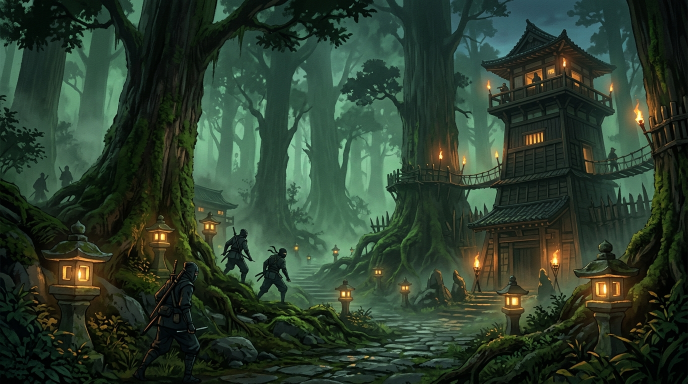
#> input picture src/assets/images/shinobi_campaign_forest_backdrop_1791702689788.jpg, 1376 x 768 px (shown at 1/2 size)
$ python seg.py ../../../../src/assets/images/shinobi_campaign_forest_backdrop_1791702689788.jpg out.png
#> lines starting #> are read from the running program, lines starting #| are printed output that depends on the picture; after the words box and inside, x2 and y2 are one past the last pixel; in counts of white or black regions, pixels touching at a corner belong together
### scratchpad/icons-8-11/phase/py/lab.py
import numpy as np


def srgb_to_lin(c):
    c = c / 255.0
    return np.where(c <= 0.04045, c / 12.92, ((c + 0.055) / 1.055) ** 2.4)


def oklab(a):
    """a: (..., 3) sRGB 0..255 -> (..., 3) OKLab."""
    l = srgb_to_lin(np.asarray(a, dtype=float))
    R, G, B = l[..., 0], l[..., 1], l[..., 2]
    L_ = np.cbrt(0.4122214708 * R + 0.5363325363 * G + 0.0514459929 * B)
    M_ = np.cbrt(0.2119034982 * R + 0.6806995451 * G + 0.1073969566 * B)
    S_ = np.cbrt(0.0883024619 * R + 0.2817188376 * G + 0.6299787005 * B)
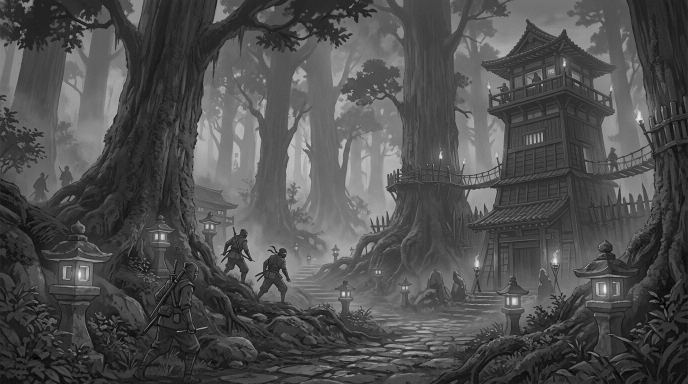
#> S_: shape (768, 1376) float64 (shown at 1/2 size); min 0, max 0.96, mean 0.312
    return np.stack([
        0.2104542553 * L_ + 0.793617785 * M_ - 0.0040720468 * S_,
        1.9779984951 * L_ - 2.428592205 * M_ + 0.4505937099 * S_,
        0.0259040371 * L_ + 0.7827717662 * M_ - 0.808675766 * S_,
    ], -1)
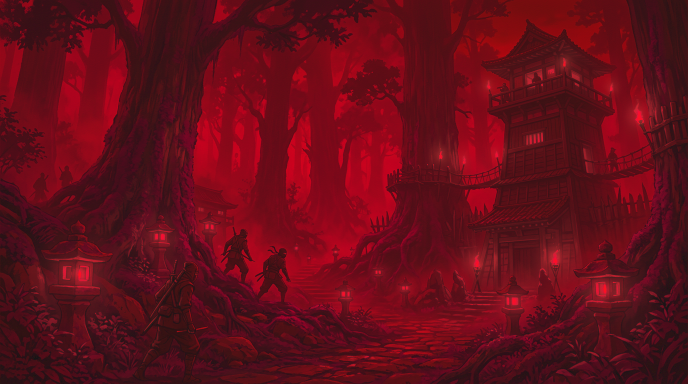
#> returned value: shape (768, 1376, 3) float64 (shown at 1/2 size); mean of channels 0, 1, 2 0.335, -0.0292, 0.02; drawn with min black and max white

### scratchpad/icons-8-11/phase/py/seg.py
"""seg.py <in.png> <out-prefix>: candidate ninja masks by colour, shown over the window (x6)."""
import sys
import os
sys.path.insert(0, os.path.dirname(os.path.abspath(__file__)))
import numpy as np
from PIL import Image
from lab import oklab
a = np.asarray(Image.open(sys.argv[1]).convert('RGB')).astype(float)
lab = oklab(a)
L = lab[..., 0]
C = np.hypot(lab[..., 1], lab[..., 2])
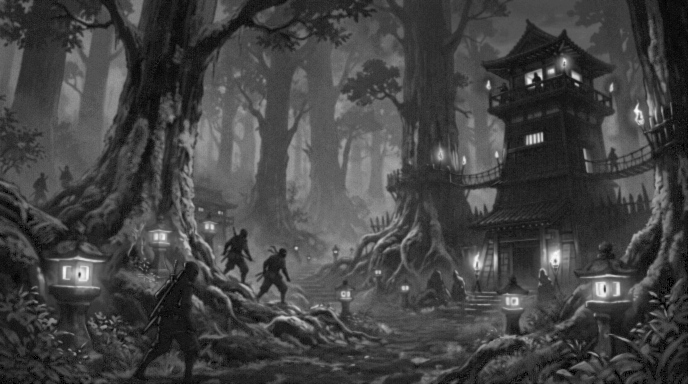
#> C: shape (768, 1376) float64 (shown at 1/2 size); min 0, max 0.152, mean 0.0402; drawn with min black and max white
H = (np.degrees(np.arctan2(lab[..., 2], lab[..., 1])) + 360) % 360
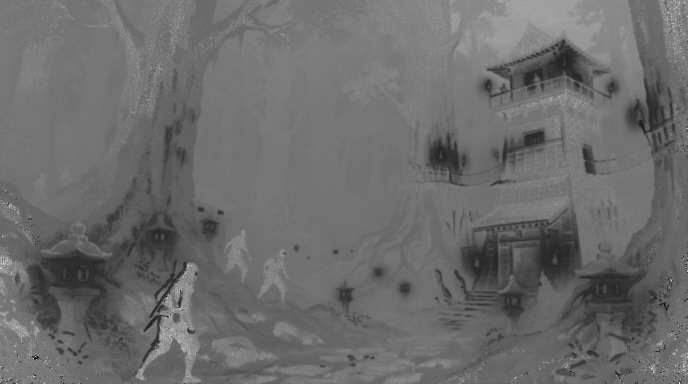
#> H: shape (768, 1376) float64 (shown at 1/2 size); min 0, max 345.7, mean 146.6; drawn with min black and max white
solid = (L < 0.5) & (C < 0.1)
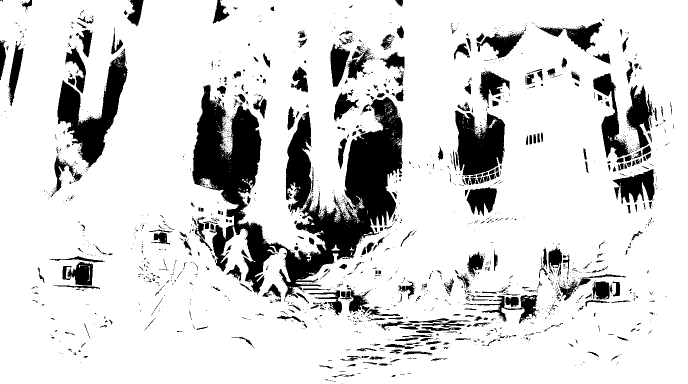
#> solid: shape (768, 1376) bool (shown at 1/2 size); 84.4% white; 2026 black regions (1689 under 20 px), largest, box (x1, y1, x2, y2) and area: (385, 169, 806, 603) 66880, (115, 97, 255, 336) 11918, (910, 221, 1010, 351) 9250
smear = ~solid & (L < 0.72) & (C < 0.085)
#> smear: shape (768, 1376) bool; 13.4% white; 2440 white regions (2158 under 20 px), largest, box (x1, y1, x2, y2) and area: (385, 169, 806, 603) 57258, (115, 97, 255, 336) 11386, (910, 221, 1010, 351) 8931
skin = (H > 20) & (H < 90) & (C > 0.03)
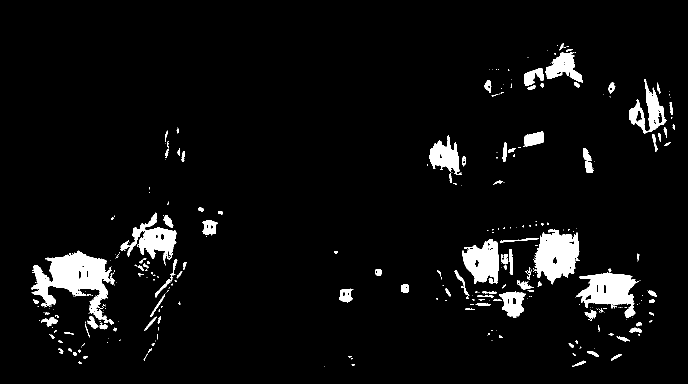
#> skin: shape (768, 1376) bool (shown at 1/2 size); 5.1% white; 337 white regions (215 under 20 px), largest, box (x1, y1, x2, y2) and area: (62, 501, 230, 649) 10313, (1066, 459, 1159, 569) 6590, (1153, 545, 1278, 636) 5779
o = a.copy()
o[solid] = o[solid] * 0.4 + np.array([255, 0, 200]) * 0.6
o[smear] = o[smear] * 0.4 + np.array([255, 220, 0]) * 0.6
o[skin] = o[skin] * 0.4 + np.array([0, 255, 0]) * 0.6
Image.fromarray(o.astype(np.uint8)).resize((a.shape[1] * 6, a.shape[0] * 6), Image.NEAREST).save(sys.argv[2] + '-seg.png')
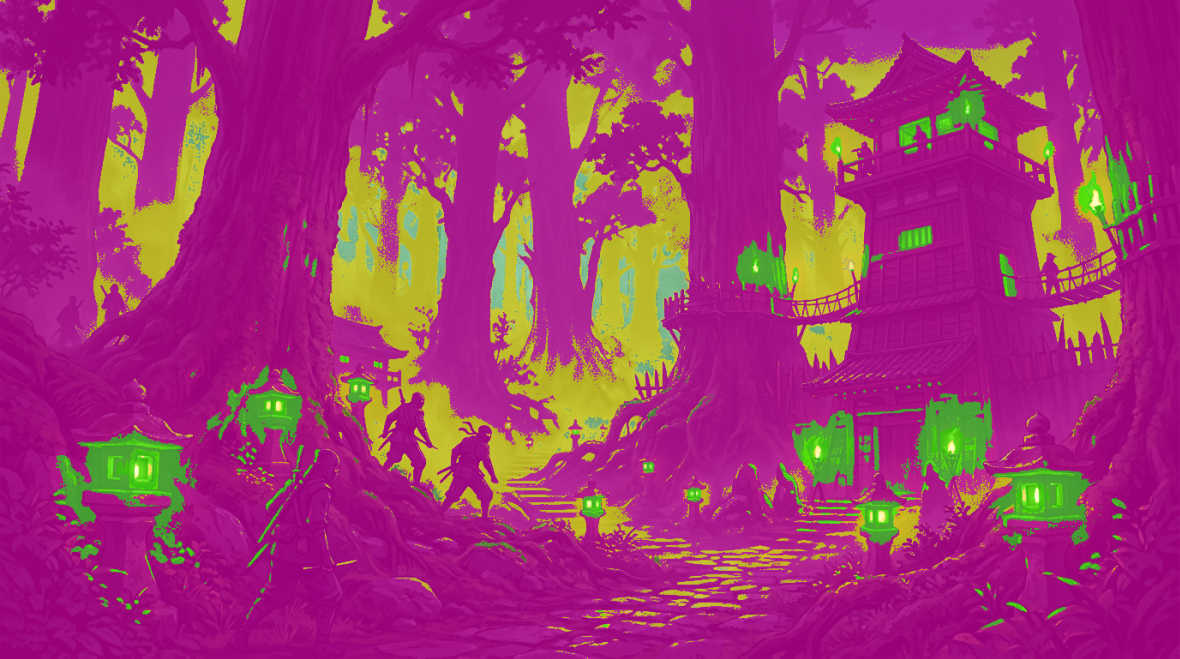
#> saved as out.png-seg.png: PIL image 8256x4608 RGB (shown at 1/7 size); mean R, G, B 163.2, 50.2, 116.9
print('solid', solid.sum(), 'smear', smear.sum(), 'skin', skin.sum())
#| solid 891891 smear 142108 skin 53854

$ run again, on src/assets/images/shinobi_titanic_beast_backdrop_1791702699652.jpg
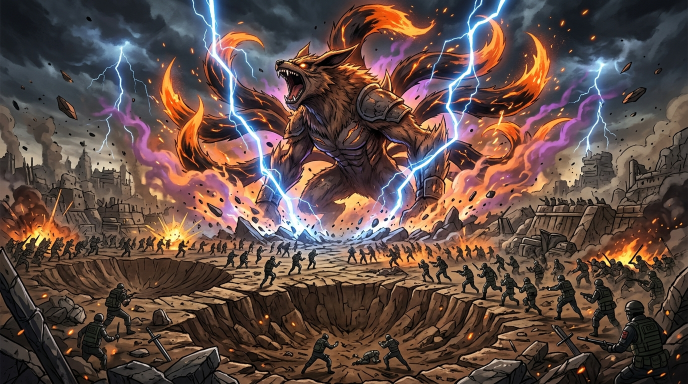
#> input picture src/assets/images/shinobi_titanic_beast_backdrop_1791702699652.jpg, 1376 x 768 px (shown at 1/2 size)
#> `solid = (L < 0.5) & (C < 0.1)`:
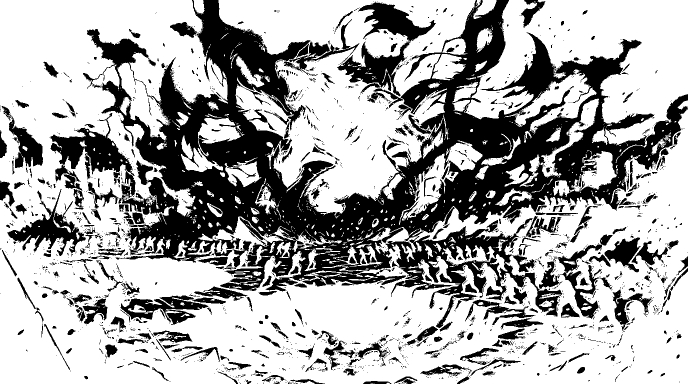
#> solid: shape (768, 1376) bool (shown at 1/2 size); 67.2% white; 2428 black regions (1991 under 20 px), largest, box (x1, y1, x2, y2) and area: (166, 0, 1376, 656) 239505, (674, 3, 872, 193) 10734, (100, 226, 269, 381) 9109
#> smear: shape (768, 1376) bool; 15.9% white; 6093 white regions (5564 under 20 px), largest, box (x1, y1, x2, y2) and area: (984, 188, 1376, 448) 19506, (817, 458, 1124, 633) 10576, (462, 80, 621, 207) 7172
#> skin: shape (768, 1376) bool; 42.6% white; 1414 white regions (1257 under 20 px), largest, box (x1, y1, x2, y2) and area: (0, 63, 1376, 768) 330581, (562, 0, 892, 300) 39928, (296, 113, 536, 453) 28700
#> `Image.fromarray(o.astype(np.uint8)).resize((a.shape[1] * 6, a.shape[0]..`:
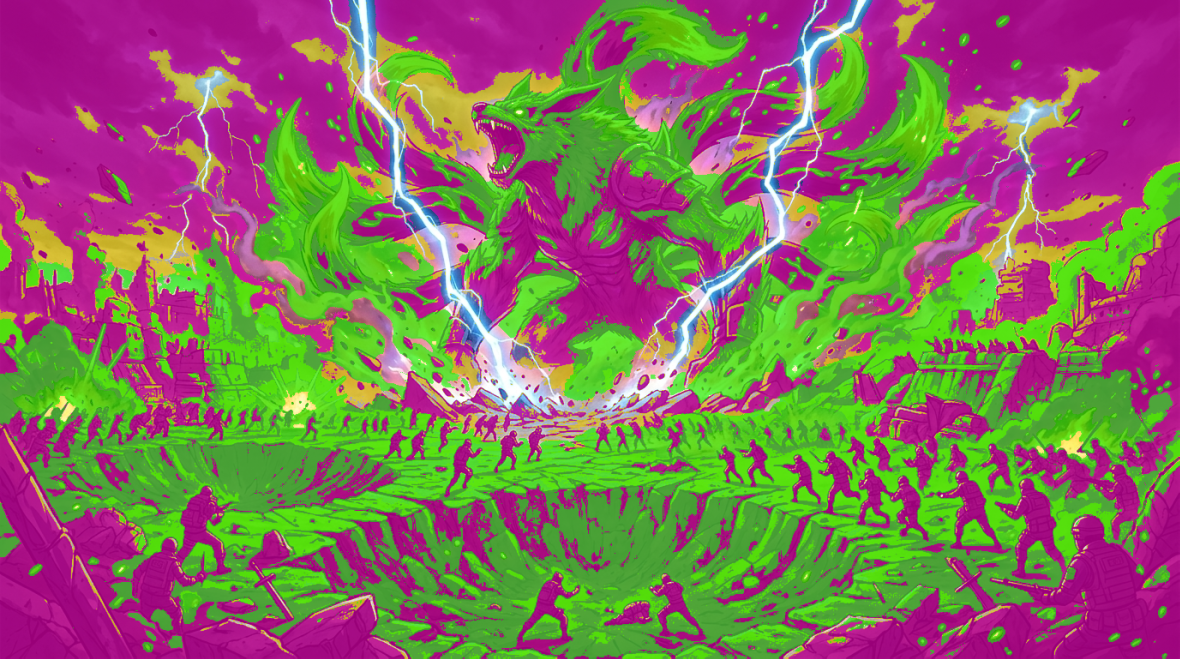
#> saved as out.png-seg.png: PIL image 8256x4608 RGB (shown at 1/7 size); mean R, G, B 135.1, 109.3, 95.3
#| solid 709863 smear 168496 skin 450521
